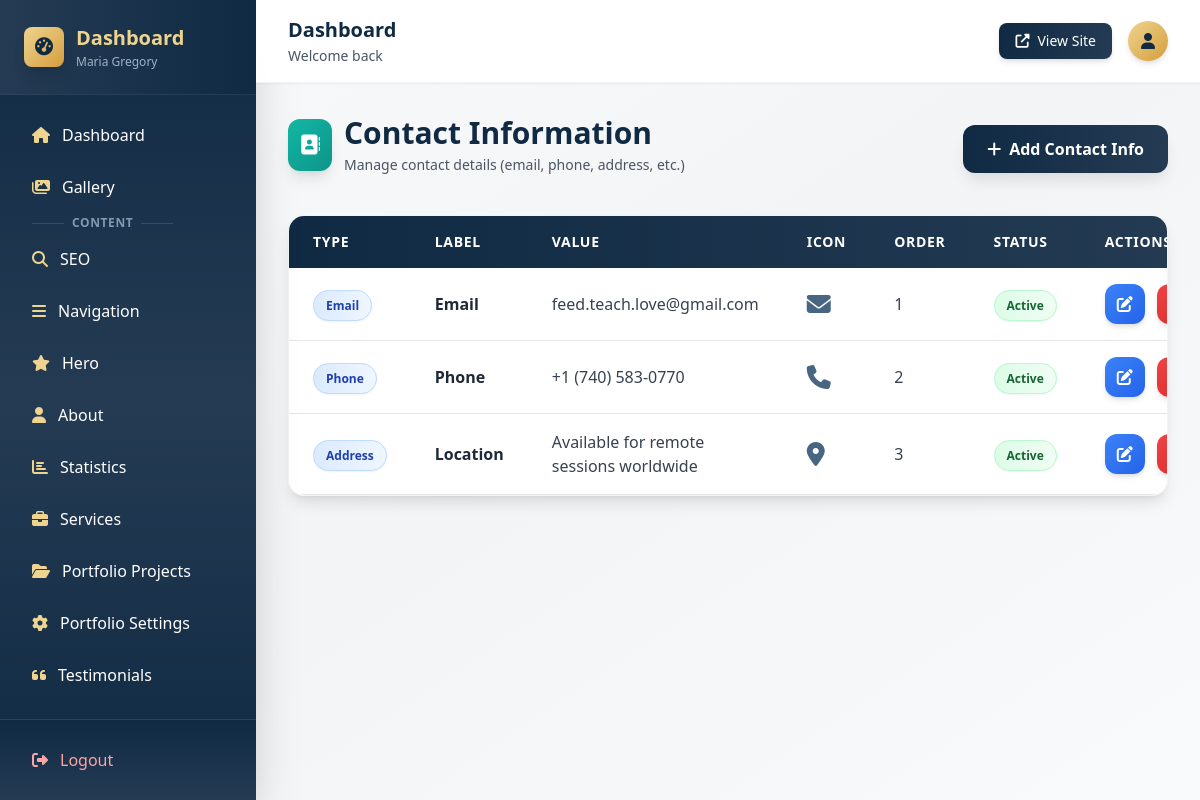
The page /dashboard/contact-info/ (signed in) on the database its author committed.
### myApp/models.py (models this page shows, shortened)
class ContactInfo(models.Model):
    TYPE_CHOICES = [
        ('email', 'Email'),
        ('phone', 'Phone'),
        ('address', 'Address'),
        ('hours', 'Business Hours'),
        ('other', 'Other'),
    ]
    type = models.CharField(max_length=20, choices=TYPE_CHOICES, default='other')
    label = models.CharField(max_length=200)
    value = models.CharField(max_length=500)
    icon = models.CharField(max_length=100, blank=True)
    sort_order = models.IntegerField(default=0)
    is_active = models.BooleanField(default=True)
    created_at = models.DateTimeField(auto_now_add=True)
    class Meta:
        ordering = ['sort_order', 'id']
        verbose_name = "Contact Info"
        verbose_name_plural = "Contact Info"

### myApp/dashboard_views.py (the view, shortened to what this page needs)
# urls.py: path('contact-info/', dashboard_views.contact_info_list, name='contact_info_list'),
@login_required
def contact_info_list(request):
    contact_infos = ContactInfo.objects.all()
    context = {'contact_infos': contact_infos}
    return render(request, 'dashboard/contact_info_list.html', context)

### myApp/templates/dashboard/contact_info_list.html (shortened to what this page needs)
{% extends "dashboard/base.html" %}
{% block content %}
<div class="mb-8 flex flex-col sm:flex-row justify-between items-start sm:items-center gap-4">
    <div>
        <div class="flex items-center gap-3 mb-2">
            <div class="bg-gradient-to-br from-teal-500 to-teal-600 p-3 rounded-xl shadow-lg">
                <i class="fas fa-address-book text-white text-xl"></i>
            </div>
            <div>
                <h1 class="text-3xl font-bold text-navy-900">Contact Information</h1>
                <p class="text-gray-600 text-sm mt-1">Manage contact details (email, phone, address, etc.)</p>
            </div>
        </div>
    </div>
    <a href="{% url 'dashboard:contact_info_new' %}" class="btn-primary">
        <i class="fas fa-plus"></i>Add Contact Info
    </a>
</div>
<div class="glass-effect rounded-2xl shadow-lg border border-gray-200/50 overflow-hidden">
    <table class="w-full">
        <thead class="bg-gradient-to-r from-navy-900 to-navy-800 text-white">
            <tr>
                <th class="px-6 py-4 text-left font-semibold text-sm uppercase tracking-wider">Type</th>
                <th class="px-6 py-4 text-left font-semibold text-sm uppercase tracking-wider">Label</th>
                <th class="px-6 py-4 text-left font-semibold text-sm uppercase tracking-wider">Value</th>
                <th class="px-6 py-4 text-left font-semibold text-sm uppercase tracking-wider">Icon</th>
                <th class="px-6 py-4 text-left font-semibold text-sm uppercase tracking-wider">Order</th>
                <th class="px-6 py-4 text-left font-semibold text-sm uppercase tracking-wider">Status</th>
                <th class="px-6 py-4 text-left font-semibold text-sm uppercase tracking-wider">Actions</th>
            </tr>
        </thead>
        <tbody>
            {% for info in contact_infos %}
                <tr class="border-b border-gray-200 hover:bg-gray-50/50 transition-colors duration-150">
                    <td class="px-6 py-4">
                        <span class="bg-gradient-to-r from-blue-100 to-blue-50 text-blue-800 px-3 py-1.5 rounded-full text-xs font-semibold border border-blue-200 shadow-sm">{{ info.get_type_display }}</span>
                    </td>
                    <td class="px-6 py-4 font-semibold text-gray-800">{{ info.label }}</td>
                    <td class="px-6 py-4 text-gray-700">{{ info.value }}</td>
                    <td class="px-6 py-4">
                        {% if info.icon %}
                            <i class="{{ info.icon }} text-2xl text-navy-600"></i>
                        {% else %}
                            <span class="text-gray-400 italic">-</span>
                        {% endif %}
                    </td>
                    <td class="px-6 py-4 text-gray-700 font-medium">{{ info.sort_order }}</td>
                    <td class="px-6 py-4">
                        {% if info.is_active %}
                            <span class="bg-gradient-to-r from-green-100 to-green-50 text-green-800 px-3 py-1.5 rounded-full text-xs font-semibold border border-green-200 shadow-sm">Active</span>
                        {% else %}
                            <span class="bg-gradient-to-r from-red-100 to-red-50 text-red-800 px-3 py-1.5 rounded-full text-xs font-semibold border border-red-200 shadow-sm">Inactive</span>
                        {% endif %}
                    </td>
                    <td class="px-6 py-4">
                        <div class="flex gap-3">
                            <a href="{% url 'dashboard:contact_info_edit' info.id %}" class="w-10 h-10 bg-gradient-to-br from-blue-500 to-blue-600 text-white rounded-xl flex items-center justify-center shadow-md hover:shadow-lg transform hover:scale-110 transition-all duration-200">
                                <i class="fas fa-edit"></i>
                            </a>
                            <form method="post" class="inline" onsubmit="return confirm('Are you sure you want to delete this contact info?');">
                                <button type="submit" class="w-10 h-10 bg-gradient-to-br from-red-500 to-red-600 text-white rounded-xl flex items-center justify-center shadow-md hover:shadow-lg transform hover:scale-110 transition-all duration-200">
                                </button>
                            </form>
                        </div>
                    </td>
                </tr>
            {% endfor %}
        </tbody>
    </table>
</div>
{% endblock %}

### myApp/templates/dashboard/base.html (style rules this page uses)
.glass-effect { background: rgba(255, 255, 255, 0.95); backdrop-filter: blur(10px); -webkit-backdrop-filter: blur(10px); }
.btn-primary { background: linear-gradient(to right, #102a43, #243b53); color: white; padding: 0.75rem 1.5rem; border-radius: 0.75rem; font-weight: 600; transition: all 0.2s ease; box-shadow: 0 10px 15px -3px rgba(0, 0, 0, 0.1); display: inline-flex; align-items: center; justify-content: center; gap: 0.5rem; }

### rows shown on the page
ContactInfo: type "Email", label "Email", value "feed.teach.love@gmail.com", sort_order "1", is_active "Active"
ContactInfo: type "Phone", label "Phone", value "+1 (740) 583-0770", sort_order "2", is_active "Active"
ContactInfo: type "Address", label "Location", value "Available for remote sessions worldwide", sort_order "3", is_active "Active"
